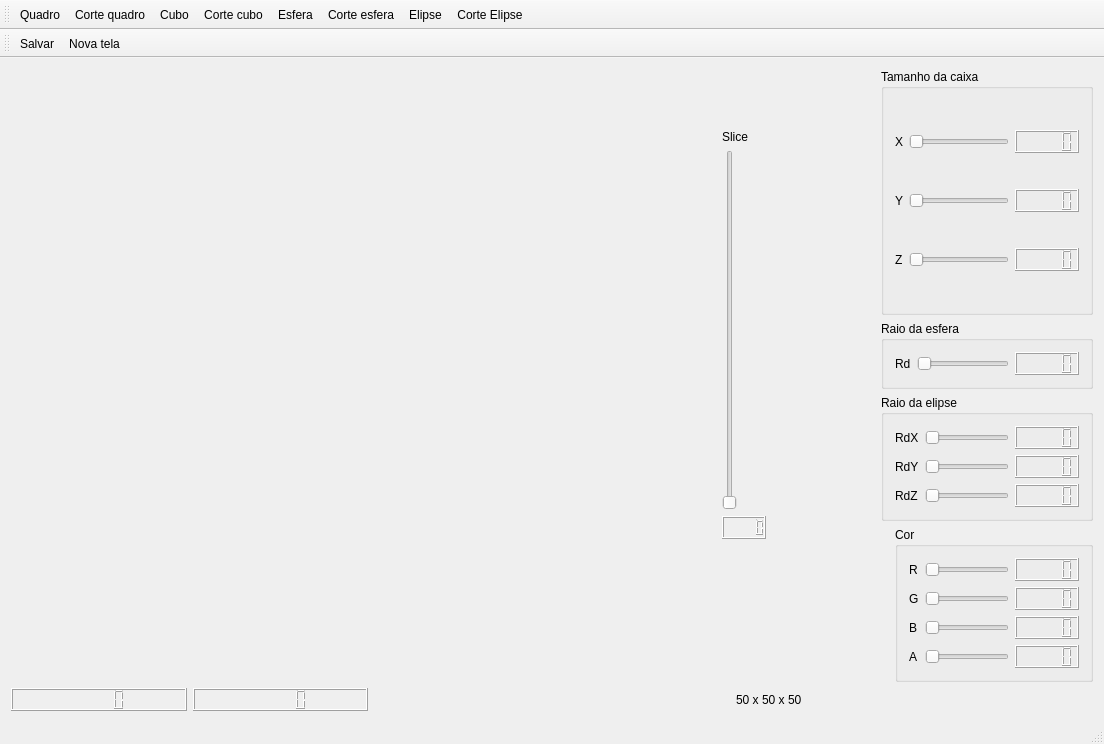
<?xml version="1.0" encoding="UTF-8"?>
<ui version="4.0">
 <class>MainWindow</class>
 <widget class="QMainWindow" name="MainWindow">
  <property name="geometry">
   <rect>
    <x>0</x>
    <y>0</y>
    <width>1104</width>
    <height>744</height>
   </rect>
  </property>
  <property name="sizePolicy">
   <sizepolicy hsizetype="Expanding" vsizetype="Expanding">
    <horstretch>0</horstretch>
    <verstretch>0</verstretch>
   </sizepolicy>
  </property>
  <property name="windowTitle">
   <string>MainWindow</string>
  </property>
  <widget class="QWidget" name="centralWidget">
   <layout class="QGridLayout" name="gridLayout_12">
    <item row="0" column="0">
     <layout class="QGridLayout" name="gridLayout_11" columnstretch="60,0">
      <item row="0" column="1">
       <layout class="QGridLayout" name="gridLayout_4">
        <item row="0" column="0">
         <layout class="QGridLayout" name="gridLayout_8">
          <item row="0" column="0">
           <layout class="QGridLayout" name="gridLayout_6" rowstretch="10,0,0">
            <item row="1" column="0">
             <widget class="QGroupBox" name="groupBox_3">
              <property name="title">
               <string>Raio da esfera</string>
              </property>
              <layout class="QGridLayout" name="gridLayout_2">
               <item row="0" column="1">
                <widget class="QSlider" name="horizontalSliderRD">
                 <property name="orientation">
                  <enum>Qt::Horizontal</enum>
                 </property>
                </widget>
               </item>
               <item row="0" column="2">
                <widget class="QLCDNumber" name="lcdNumber_4"/>
               </item>
               <item row="0" column="0">
                <widget class="QLabel" name="label_4">
                 <property name="text">
                  <string>Rd</string>
                 </property>
                </widget>
               </item>
              </layout>
             </widget>
            </item>
            <item row="2" column="0">
             <widget class="QGroupBox" name="groupBox_2">
              <property name="title">
               <string>Raio da elipse</string>
              </property>
              <layout class="QGridLayout" name="gridLayout_3">
               <item row="0" column="2">
                <widget class="QLCDNumber" name="lcdNumber_5"/>
               </item>
               <item row="1" column="1">
                <widget class="QSlider" name="horizontalSliderRY">
                 <property name="orientation">
                  <enum>Qt::Horizontal</enum>
                 </property>
                </widget>
               </item>
               <item row="1" column="2">
                <widget class="QLCDNumber" name="lcdNumber_6"/>
               </item>
               <item row="2" column="1">
                <widget class="QSlider" name="horizontalSliderRZ">
                 <property name="orientation">
                  <enum>Qt::Horizontal</enum>
                 </property>
                </widget>
               </item>
               <item row="0" column="1">
                <widget class="QSlider" name="horizontalSliderRX">
                 <property name="orientation">
                  <enum>Qt::Horizontal</enum>
                 </property>
                </widget>
               </item>
               <item row="1" column="0">
                <widget class="QLabel" name="label_6">
                 <property name="text">
                  <string>RdY</string>
                 </property>
                </widget>
               </item>
               <item row="2" column="2">
                <widget class="QLCDNumber" name="lcdNumber_7"/>
               </item>
               <item row="2" column="0">
                <widget class="QLabel" name="label_7">
                 <property name="text">
                  <string>RdZ</string>
                 </property>
                </widget>
               </item>
               <item row="0" column="0">
                <widget class="QLabel" name="label_5">
                 <property name="text">
                  <string>RdX</string>
                 </property>
                </widget>
               </item>
              </layout>
             </widget>
            </item>
            <item row="0" column="0">
             <widget class="QGroupBox" name="groupBox">
              <property name="title">
               <string>Tamanho da caixa</string>
              </property>
              <layout class="QGridLayout" name="gridLayout">
               <item row="0" column="0">
                <widget class="QLabel" name="label">
                 <property name="text">
                  <string>X</string>
                 </property>
                </widget>
               </item>
               <item row="2" column="0">
                <widget class="QLabel" name="label_3">
                 <property name="text">
                  <string>Z</string>
                 </property>
                </widget>
               </item>
               <item row="0" column="1">
                <widget class="QSlider" name="horizontalSliderX">
                 <property name="orientation">
                  <enum>Qt::Horizontal</enum>
                 </property>
                </widget>
               </item>
               <item row="0" column="2">
                <widget class="QLCDNumber" name="lcdNumber"/>
               </item>
               <item row="2" column="2">
                <widget class="QLCDNumber" name="lcdNumber_3"/>
               </item>
               <item row="1" column="0">
                <widget class="QLabel" name="label_2">
                 <property name="text">
                  <string>Y</string>
                 </property>
                </widget>
               </item>
               <item row="2" column="1">
                <widget class="QSlider" name="horizontalSliderZ">
                 <property name="orientation">
                  <enum>Qt::Horizontal</enum>
                 </property>
                </widget>
               </item>
               <item row="1" column="2">
                <widget class="QLCDNumber" name="lcdNumber_2"/>
               </item>
               <item row="1" column="1">
                <widget class="QSlider" name="horizontalSliderY">
                 <property name="orientation">
                  <enum>Qt::Horizontal</enum>
                 </property>
                </widget>
               </item>
              </layout>
             </widget>
            </item>
           </layout>
          </item>
          <item row="1" column="0">
           <layout class="QGridLayout" name="gridLayout_7" columnstretch="30,0">
            <property name="sizeConstraint">
             <enum>QLayout::SetMaximumSize</enum>
            </property>
            <item row="0" column="1">
             <widget class="QGroupBox" name="groupBox_4">
              <property name="title">
               <string>Cor</string>
              </property>
              <layout class="QGridLayout" name="gridLayout_5">
               <item row="0" column="2">
                <widget class="QLCDNumber" name="lcdNumber_9"/>
               </item>
               <item row="1" column="0">
                <widget class="QLabel" name="label_9">
                 <property name="text">
                  <string>G</string>
                 </property>
                </widget>
               </item>
               <item row="0" column="1">
                <widget class="QSlider" name="horizontalSliderRed">
                 <property name="orientation">
                  <enum>Qt::Horizontal</enum>
                 </property>
                </widget>
               </item>
               <item row="2" column="0">
                <widget class="QLabel" name="label_11">
                 <property name="text">
                  <string>B</string>
                 </property>
                </widget>
               </item>
               <item row="0" column="0">
                <widget class="QLabel" name="label_10">
                 <property name="text">
                  <string>R</string>
                 </property>
                </widget>
               </item>
               <item row="3" column="2">
                <widget class="QLCDNumber" name="lcdNumber_12"/>
               </item>
               <item row="3" column="1">
                <widget class="QSlider" name="horizontalSliderAlpha">
                 <property name="orientation">
                  <enum>Qt::Horizontal</enum>
                 </property>
                </widget>
               </item>
               <item row="1" column="2">
                <widget class="QLCDNumber" name="lcdNumber_10"/>
               </item>
               <item row="2" column="1">
                <widget class="QSlider" name="horizontalSliderBlue">
                 <property name="orientation">
                  <enum>Qt::Horizontal</enum>
                 </property>
                </widget>
               </item>
               <item row="3" column="0">
                <widget class="QLabel" name="label_12">
                 <property name="text">
                  <string>A</string>
                 </property>
                </widget>
               </item>
               <item row="1" column="1">
                <widget class="QSlider" name="horizontalSliderGreen">
                 <property name="orientation">
                  <enum>Qt::Horizontal</enum>
                 </property>
                </widget>
               </item>
               <item row="2" column="2">
                <widget class="QLCDNumber" name="lcdNumber_11"/>
               </item>
              </layout>
             </widget>
            </item>
            <item row="0" column="0">
             <widget class="ColorWindow" name="widgetColor" native="true"/>
            </item>
           </layout>
          </item>
         </layout>
        </item>
       </layout>
      </item>
      <item row="0" column="0">
       <widget class="Plotter" name="widgetPlotter" native="true">
        <property name="minimumSize">
         <size>
          <width>471</width>
          <height>431</height>
         </size>
        </property>
        <widget class="QWidget" name="layoutWidget">
         <property name="geometry">
          <rect>
           <x>700</x>
           <y>50</y>
           <width>66</width>
           <height>431</height>
          </rect>
         </property>
         <layout class="QGridLayout" name="gridLayout_10" rowstretch="0,0,0">
          <item row="0" column="0">
           <widget class="QLabel" name="label_8">
            <property name="text">
             <string>Slice</string>
            </property>
           </widget>
          </item>
          <item row="1" column="0">
           <widget class="QSlider" name="horizontalSliderSlice">
            <property name="orientation">
             <enum>Qt::Vertical</enum>
            </property>
           </widget>
          </item>
          <item row="2" column="0">
           <widget class="QLCDNumber" name="lcdNumber_8"/>
          </item>
         </layout>
        </widget>
       </widget>
      </item>
     </layout>
    </item>
    <item row="1" column="0">
     <layout class="QGridLayout" name="gridLayout_9" columnstretch="0,0,0">
      <item row="0" column="2">
       <widget class="QLabel" name="labelSize">
        <property name="text">
         <string>50 x 50 x 50</string>
        </property>
       </widget>
      </item>
      <item row="0" column="0">
       <layout class="QGridLayout" name="gridLayout_14">
        <item row="0" column="0">
         <widget class="QLCDNumber" name="lcdNumberLinha"/>
        </item>
        <item row="0" column="1">
         <widget class="QLCDNumber" name="lcdNumberColuna"/>
        </item>
       </layout>
      </item>
      <item row="0" column="1">
       <widget class="QLabel" name="labelDim">
        <property name="text">
         <string/>
        </property>
       </widget>
      </item>
     </layout>
    </item>
   </layout>
  </widget>
  <widget class="QStatusBar" name="statusBar"/>
  <widget class="QToolBar" name="toolBar_2">
   <property name="windowTitle">
    <string>toolBar_2</string>
   </property>
   <attribute name="toolBarArea">
    <enum>TopToolBarArea</enum>
   </attribute>
   <attribute name="toolBarBreak">
    <bool>false</bool>
   </attribute>
   <addaction name="actionPutVoxel"/>
   <addaction name="actionCutVoxel"/>
   <addaction name="actionPutBox"/>
   <addaction name="actionCutBox"/>
   <addaction name="actionPutSphere"/>
   <addaction name="actionCutSphere"/>
   <addaction name="actionPutEllipsoid"/>
   <addaction name="actionCutEllipsoid"/>
  </widget>
  <widget class="QToolBar" name="toolBar_4">
   <property name="windowTitle">
    <string>toolBar_4</string>
   </property>
   <attribute name="toolBarArea">
    <enum>TopToolBarArea</enum>
   </attribute>
   <attribute name="toolBarBreak">
    <bool>true</bool>
   </attribute>
   <addaction name="actionSave"/>
   <addaction name="actionNewBox"/>
  </widget>
  <action name="actionPutVoxel">
   <property name="icon">
    <iconset resource="imagens.qrc">
     <normaloff>:/new/prefix1/images/index2.jpeg</normaloff>:/new/prefix1/images/index2.jpeg</iconset>
   </property>
   <property name="text">
    <string>Quadro</string>
   </property>
   <property name="shortcut">
    <string>Ctrl+A</string>
   </property>
  </action>
  <action name="actionCutVoxel">
   <property name="icon">
    <iconset resource="imagens.qrc">
     <normaloff>:/new/prefix1/images/index1.jpeg</normaloff>:/new/prefix1/images/index1.jpeg</iconset>
   </property>
   <property name="text">
    <string>Corte quadro</string>
   </property>
   <property name="shortcut">
    <string>Ctrl+S</string>
   </property>
  </action>
  <action name="actionPutBox">
   <property name="icon">
    <iconset resource="imagens.qrc">
     <normaloff>:/new/prefix1/images/index5.jpeg</normaloff>:/new/prefix1/images/index5.jpeg</iconset>
   </property>
   <property name="text">
    <string>Cubo</string>
   </property>
   <property name="shortcut">
    <string>Ctrl+D</string>
   </property>
  </action>
  <action name="actionCutBox">
   <property name="icon">
    <iconset resource="imagens.qrc">
     <normaloff>:/new/prefix1/images/index6.jpeg</normaloff>:/new/prefix1/images/index6.jpeg</iconset>
   </property>
   <property name="text">
    <string>Corte cubo</string>
   </property>
   <property name="shortcut">
    <string>Ctrl+F</string>
   </property>
  </action>
  <action name="actionPutSphere">
   <property name="icon">
    <iconset resource="imagens.qrc">
     <normaloff>:/new/prefix1/images/index4.jpeg</normaloff>:/new/prefix1/images/index4.jpeg</iconset>
   </property>
   <property name="text">
    <string>Esfera</string>
   </property>
   <property name="shortcut">
    <string>Ctrl+Z</string>
   </property>
  </action>
  <action name="actionCutSphere">
   <property name="icon">
    <iconset resource="imagens.qrc">
     <normaloff>:/new/prefix1/images/index3.jpeg</normaloff>:/new/prefix1/images/index3.jpeg</iconset>
   </property>
   <property name="text">
    <string>Corte esfera</string>
   </property>
   <property name="shortcut">
    <string>Ctrl+X</string>
   </property>
  </action>
  <action name="actionPutEllipsoid">
   <property name="icon">
    <iconset resource="imagens.qrc">
     <normaloff>:/new/prefix1/images/index14.jpeg</normaloff>:/new/prefix1/images/index14.jpeg</iconset>
   </property>
   <property name="text">
    <string>Elipse</string>
   </property>
   <property name="shortcut">
    <string>Ctrl+C</string>
   </property>
  </action>
  <action name="actionCutEllipsoid">
   <property name="icon">
    <iconset resource="imagens.qrc">
     <normaloff>:/new/prefix1/images/index13.jpeg</normaloff>:/new/prefix1/images/index13.jpeg</iconset>
   </property>
   <property name="text">
    <string>Corte Elipse</string>
   </property>
   <property name="shortcut">
    <string>Ctrl+V</string>
   </property>
  </action>
  <action name="actionRotClk">
   <property name="icon">
    <iconset resource="imagens.qrc">
     <normaloff>:/new/prefix1/images/index7.jpeg</normaloff>:/new/prefix1/images/index7.jpeg</iconset>
   </property>
   <property name="text">
    <string>RotClk</string>
   </property>
  </action>
  <action name="actionRotCClk">
   <property name="icon">
    <iconset resource="imagens.qrc">
     <normaloff>:/new/prefix1/images/index8.jpeg</normaloff>:/new/prefix1/images/index8.jpeg</iconset>
   </property>
   <property name="text">
    <string>RotCClk</string>
   </property>
  </action>
  <action name="actionInvert">
   <property name="text">
    <string>Invert</string>
   </property>
  </action>
  <action name="actionNewBox">
   <property name="icon">
    <iconset resource="imagens.qrc">
     <normaloff>:/new/prefix1/images/index12.jpeg</normaloff>:/new/prefix1/images/index12.jpeg</iconset>
   </property>
   <property name="text">
    <string>Nova tela</string>
   </property>
   <property name="shortcut">
    <string>Ctrl+N</string>
   </property>
  </action>
  <action name="actionSave">
   <property name="icon">
    <iconset resource="imagens.qrc">
     <normaloff>:/new/prefix1/images/index11.jpeg</normaloff>:/new/prefix1/images/index11.jpeg</iconset>
   </property>
   <property name="text">
    <string>Salvar</string>
   </property>
   <property name="shortcut">
    <string>Ctrl+S</string>
   </property>
  </action>
  <action name="actionXY">
   <property name="text">
    <string>XY</string>
   </property>
  </action>
  <action name="actionZX">
   <property name="text">
    <string>ZX</string>
   </property>
  </action>
  <action name="actionYZ">
   <property name="text">
    <string>YZ</string>
   </property>
  </action>
 </widget>
 <layoutdefault spacing="6" margin="11"/>
 <customwidgets>
  <customwidget>
   <class>Plotter</class>
   <extends>QWidget</extends>
   <header>plotter.h</header>
   <container>1</container>
   <slots>
    <signal>moveX(int)</signal>
    <signal>moveY(int)</signal>
    <signal>planeChosen(int)</signal>
    <slot>mudaFrequencia(int)</slot>
    <slot>changeRed(int)</slot>
    <slot>changeGreen(int)</slot>
    <slot>changeBlue(int)</slot>
   </slots>
  </customwidget>
  <customwidget>
   <class>ColorWindow</class>
   <extends>QWidget</extends>
   <header>colorwindow.h</header>
   <container>1</container>
   <slots>
    <slot>changeRed()</slot>
    <slot>changeGreen()</slot>
    <slot>changeBlue()</slot>
    <slot>changeAlpha()</slot>
   </slots>
  </customwidget>
 </customwidgets>
 <resources>
  <include location="imagens.qrc"/>
 </resources>
 <connections>
  <connection>
   <sender>horizontalSliderX</sender>
   <signal>valueChanged(int)</signal>
   <receiver>lcdNumber</receiver>
   <slot>display(int)</slot>
   <hints>
    <hint type="sourcelabel">
     <x>1008</x>
     <y>146</y>
    </hint>
    <hint type="destinationlabel">
     <x>1078</x>
     <y>150</y>
    </hint>
   </hints>
  </connection>
  <connection>
   <sender>horizontalSliderY</sender>
   <signal>valueChanged(int)</signal>
   <receiver>lcdNumber_2</receiver>
   <slot>display(int)</slot>
   <hints>
    <hint type="sourcelabel">
     <x>1008</x>
     <y>204</y>
    </hint>
    <hint type="destinationlabel">
     <x>1078</x>
     <y>208</y>
    </hint>
   </hints>
  </connection>
  <connection>
   <sender>horizontalSliderZ</sender>
   <signal>valueChanged(int)</signal>
   <receiver>lcdNumber_3</receiver>
   <slot>display(int)</slot>
   <hints>
    <hint type="sourcelabel">
     <x>1008</x>
     <y>262</y>
    </hint>
    <hint type="destinationlabel">
     <x>1078</x>
     <y>266</y>
    </hint>
   </hints>
  </connection>
  <connection>
   <sender>horizontalSliderRD</sender>
   <signal>valueChanged(int)</signal>
   <receiver>lcdNumber_4</receiver>
   <slot>display(int)</slot>
   <hints>
    <hint type="sourcelabel">
     <x>1008</x>
     <y>366</y>
    </hint>
    <hint type="destinationlabel">
     <x>1078</x>
     <y>370</y>
    </hint>
   </hints>
  </connection>
  <connection>
   <sender>horizontalSliderRX</sender>
   <signal>valueChanged(int)</signal>
   <receiver>lcdNumber_5</receiver>
   <slot>display(int)</slot>
   <hints>
    <hint type="sourcelabel">
     <x>1008</x>
     <y>439</y>
    </hint>
    <hint type="destinationlabel">
     <x>1078</x>
     <y>443</y>
    </hint>
   </hints>
  </connection>
  <connection>
   <sender>horizontalSliderRY</sender>
   <signal>valueChanged(int)</signal>
   <receiver>lcdNumber_6</receiver>
   <slot>display(int)</slot>
   <hints>
    <hint type="sourcelabel">
     <x>1008</x>
     <y>468</y>
    </hint>
    <hint type="destinationlabel">
     <x>1078</x>
     <y>472</y>
    </hint>
   </hints>
  </connection>
  <connection>
   <sender>horizontalSliderRZ</sender>
   <signal>valueChanged(int)</signal>
   <receiver>lcdNumber_7</receiver>
   <slot>display(int)</slot>
   <hints>
    <hint type="sourcelabel">
     <x>1008</x>
     <y>497</y>
    </hint>
    <hint type="destinationlabel">
     <x>1078</x>
     <y>501</y>
    </hint>
   </hints>
  </connection>
  <connection>
   <sender>horizontalSliderRed</sender>
   <signal>valueChanged(int)</signal>
   <receiver>lcdNumber_9</receiver>
   <slot>display(int)</slot>
   <hints>
    <hint type="sourcelabel">
     <x>1008</x>
     <y>572</y>
    </hint>
    <hint type="destinationlabel">
     <x>1078</x>
     <y>576</y>
    </hint>
   </hints>
  </connection>
  <connection>
   <sender>horizontalSliderGreen</sender>
   <signal>valueChanged(int)</signal>
   <receiver>lcdNumber_10</receiver>
   <slot>display(int)</slot>
   <hints>
    <hint type="sourcelabel">
     <x>1008</x>
     <y>601</y>
    </hint>
    <hint type="destinationlabel">
     <x>1078</x>
     <y>605</y>
    </hint>
   </hints>
  </connection>
  <connection>
   <sender>horizontalSliderBlue</sender>
   <signal>valueChanged(int)</signal>
   <receiver>lcdNumber_11</receiver>
   <slot>display(int)</slot>
   <hints>
    <hint type="sourcelabel">
     <x>1008</x>
     <y>630</y>
    </hint>
    <hint type="destinationlabel">
     <x>1078</x>
     <y>634</y>
    </hint>
   </hints>
  </connection>
  <connection>
   <sender>horizontalSliderAlpha</sender>
   <signal>valueChanged(int)</signal>
   <receiver>lcdNumber_12</receiver>
   <slot>display(int)</slot>
   <hints>
    <hint type="sourcelabel">
     <x>1008</x>
     <y>659</y>
    </hint>
    <hint type="destinationlabel">
     <x>1078</x>
     <y>663</y>
    </hint>
   </hints>
  </connection>
  <connection>
   <sender>horizontalSliderRed</sender>
   <signal>valueChanged(int)</signal>
   <receiver>widgetPlotter</receiver>
   <slot>changeRed(int)</slot>
   <hints>
    <hint type="sourcelabel">
     <x>1008</x>
     <y>572</y>
    </hint>
    <hint type="destinationlabel">
     <x>559</x>
     <y>645</y>
    </hint>
   </hints>
  </connection>
  <connection>
   <sender>horizontalSliderGreen</sender>
   <signal>valueChanged(int)</signal>
   <receiver>widgetPlotter</receiver>
   <slot>changeGreen(int)</slot>
   <hints>
    <hint type="sourcelabel">
     <x>1008</x>
     <y>601</y>
    </hint>
    <hint type="destinationlabel">
     <x>568</x>
     <y>664</y>
    </hint>
   </hints>
  </connection>
  <connection>
   <sender>horizontalSliderBlue</sender>
   <signal>valueChanged(int)</signal>
   <receiver>widgetPlotter</receiver>
   <slot>changeBlue(int)</slot>
   <hints>
    <hint type="sourcelabel">
     <x>1008</x>
     <y>630</y>
    </hint>
    <hint type="destinationlabel">
     <x>553</x>
     <y>677</y>
    </hint>
   </hints>
  </connection>
  <connection>
   <sender>horizontalSliderSlice</sender>
   <signal>valueChanged(int)</signal>
   <receiver>lcdNumber_8</receiver>
   <slot>display(int)</slot>
   <hints>
    <hint type="sourcelabel">
     <x>601</x>
     <y>626</y>
    </hint>
    <hint type="destinationlabel">
     <x>635</x>
     <y>661</y>
    </hint>
   </hints>
  </connection>
 </connections>
</ui>
